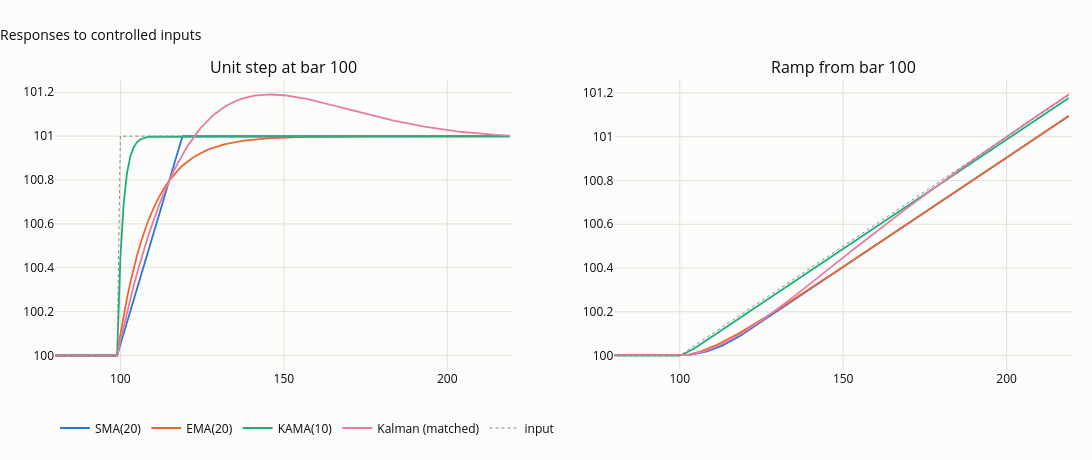

The code cell stored with this chart in its notebook:
### Code cell
fig = make_subplots(rows=1, cols=2, subplot_titles=("Unit step at bar 100", "Ramp from bar 100"))
for j, col in enumerate(st):
    fig.add_scatter(x=tt, y=st[col], name=col, mode="lines", line=dict(width=1.8, color=SERIES[j]), row=1, col=1)
    fig.add_scatter(x=tt, y=rp[col], name=col, mode="lines", showlegend=False, line=dict(width=1.8, color=SERIES[j]), row=1, col=2)
fig.add_scatter(x=tt, y=step, name="input", mode="lines", line=dict(width=1, color=MUTED, dash="dot"), row=1, col=1)
fig.add_scatter(x=tt, y=ramp, name="input", showlegend=False, mode="lines", line=dict(width=1, color=MUTED, dash="dot"), row=1, col=2)
fig.update_xaxes(range=[80, 220])
fig.update_layout(title="Responses to controlled inputs", height=460, width=1100, margin=dict(t=80, b=90),
                  legend=dict(orientation="h", y=-0.15, x=0))
save_figure(fig, "11_02_step_ramp", FIG)
fig

### Figure 1 — Plotly figure (JSON) as saved in the notebook; plotly's stock layout.template omitted (floating-point values rounded to 4 significant figures; data arrays with more than 128 entries replaced by an {"elided": "..."} marker saying what was removed)
{"data": [{"line": {"color": "#2a78d6", "width": 1.8}, "mode": "lines", "name": "SMA(20)", "type": "scatter", "x": {"elided": "220 int values"}, "xaxis": "x", "y": {"elided": "220 float values"}, "yaxis": "y"}, {"line": {"color": "#2a78d6", "width": 1.8}, "mode": "lines", "name": "SMA(20)", "showlegend": false, "type": "scatter", "x": {"elided": "220 int values"}, "xaxis": "x2", "y": {"elided": "220 float values"}, "yaxis": "y2"}, {"line": {"color": "#eb6834", "width": 1.8}, "mode": "lines", "name": "EMA(20)", "type": "scatter", "x": {"elided": "220 int values"}, "xaxis": "x", "y": {"elided": "220 float values"}, "yaxis": "y"}, {"line": {"color": "#eb6834", "width": 1.8}, "mode": "lines", "name": "EMA(20)", "showlegend": false, "type": "scatter", "x": {"elided": "220 int values"}, "xaxis": "x2", "y": {"elided": "220 float values"}, "yaxis": "y2"}, {"line": {"color": "#1baf7a", "width": 1.8}, "mode": "lines", "name": "KAMA(10)", "type": "scatter", "x": {"elided": "220 int values"}, "xaxis": "x", "y": {"elided": "220 float values"}, "yaxis": "y"}, {"line": {"color": "#1baf7a", "width": 1.8}, "mode": "lines", "name": "KAMA(10)", "showlegend": false, "type": "scatter", "x": {"elided": "220 int values"}, "xaxis": "x2", "y": {"elided": "220 float values"}, "yaxis": "y2"}, {"line": {"color": "#e87ba4", "width": 1.8}, "mode": "lines", "name": "Kalman (matched)", "type": "scatter", "x": {"elided": "220 int values"}, "xaxis": "x", "y": {"elided": "220 float values"}, "yaxis": "y"}, {"line": {"color": "#e87ba4", "width": 1.8}, "mode": "lines", "name": "Kalman (matched)", "showlegend": false, "type": "scatter", "x": {"elided": "220 int values"}, "xaxis": "x2", "y": {"elided": "220 float values"}, "yaxis": "y2"}, {"line": {"color": "#898781", "dash": "dot", "width": 1}, "mode": "lines", "name": "input", "type": "scatter", "x": {"elided": "220 int values"}, "xaxis": "x", "y": {"elided": "220 float values"}, "yaxis": "y"}, {"line": {"color": "#898781", "dash": "dot", "width": 1}, "mode": "lines", "name": "input", "showlegend": false, "type": "scatter", "x": {"elided": "220 int values"}, "xaxis": "x2", "y": {"elided": "220 float values"}, "yaxis": "y2"}], "layout": {"annotations": [{"font": {"size": 16}, "showarrow": false, "text": "Unit step at bar 100", "x": 0.225, "xanchor": "center", "xref": "paper", "y": 1.0, "yanchor": "bottom", "yref": "paper"}, {"font": {"size": 16}, "showarrow": false, "text": "Ramp from bar 100", "x": 0.775, "xanchor": "center", "xref": "paper", "y": 1.0, "yanchor": "bottom", "yref": "paper"}], "height": 460, "legend": {"orientation": "h", "x": 0, "y": -0.15}, "margin": {"b": 90, "t": 80}, "title": {"text": "Responses to controlled inputs"}, "width": 1100, "xaxis": {"anchor": "y", "domain": [0.0, 0.45], "range": [80, 220]}, "xaxis2": {"anchor": "y2", "domain": [0.55, 1.0], "range": [80, 220]}, "yaxis": {"anchor": "x", "domain": [0.0, 1.0]}, "yaxis2": {"anchor": "x2", "domain": [0.0, 1.0]}}}
